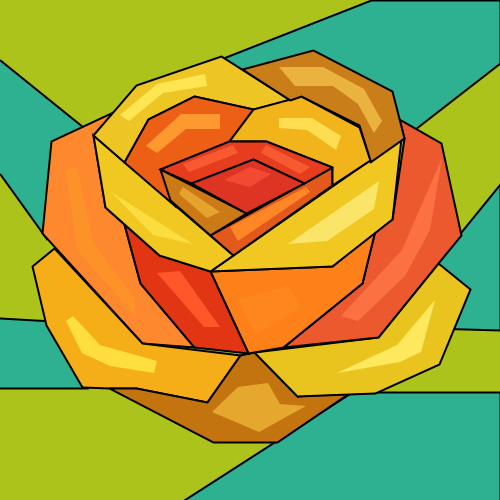
Frame 1 (no input)
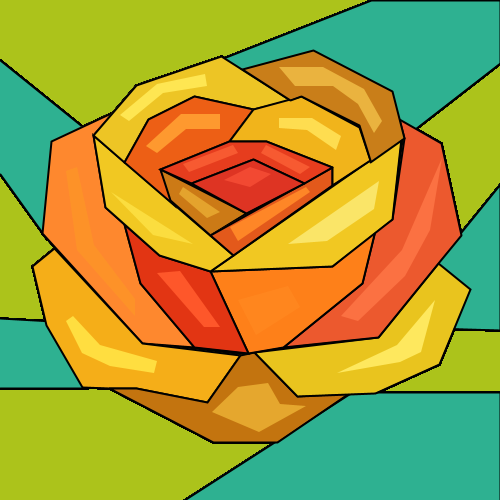
Frame 60 (the mouse pressed at the canvas centre just before this capture)
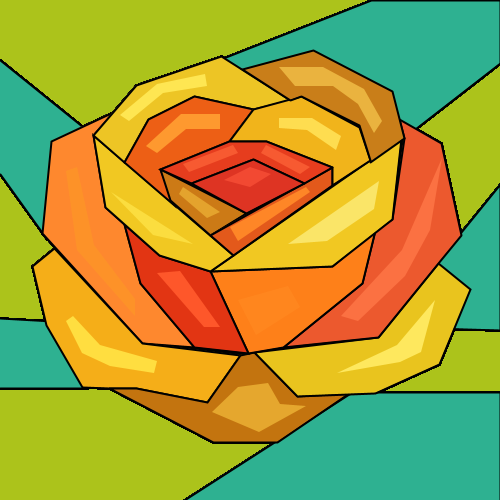
Frame 120 (the mouse held since frame 60 and released just before this capture)

The Processing sketch that drew these frames (run headless with seeded random() and noise(); from frame 60 on, the mouse is pressed at the canvas centre):

// Processing sketch: cuadro_pde
// ── cuadro_pde.pde
void setup() {
size (500,500);
background (172,195,27);

}

void draw (){
  stroke (0,0,0);
  strokeWeight(2);
fill (46,177,145);
beginShape();
vertex(0, 60);
vertex(83, 127);
vertex(46, 238 );
vertex(0, 174);
endShape();

  stroke (0,0,0);
  strokeWeight(2);
fill (46,177,145);
beginShape();
vertex(0, 318);
vertex(70, 322);
vertex(87, 388);
vertex(0, 388);
endShape();

  stroke (0,0,0);
  strokeWeight(2);
fill (46,177,145);
beginShape();
vertex(184, 500);
vertex(352, 392);
vertex(500, 392);
vertex(500, 500);
endShape();

  stroke (0,0,0);
  strokeWeight(2);
fill (46,177,145);
beginShape();
vertex(430, 328);
vertex(435, 264);
vertex(500, 184 );
vertex(500, 330 );
vertex(430, 328); 

endShape();

  stroke (0,0,0);
  strokeWeight(2);
fill (46,177,145);
beginShape();
vertex(406, 136);
vertex(218, 60);
vertex(371, 0 );
vertex(500, 0); 
vertex(500, 63); 
vertex(406, 136);

endShape();



  stroke (0,0,0);
  strokeWeight(2);
fill (254,136,46);
beginShape();
vertex(51, 141);
vertex(113, 112);
vertex(93,135);
vertex(105, 207 );
vertex(124,224 );
vertex(140 ,283 );
vertex(194,347);
vertex(142,343 );
vertex(42,233 );
vertex(51, 141);

endShape();
 

  stroke (0,0,0);
  strokeWeight(2);
fill (245,174,24);
beginShape();
vertex(32, 266);
vertex(54,248 );
vertex(142,343 );
vertex(240,355 );
vertex(207,402 );
vertex(136,388 );
vertex(109,388 );
vertex(82  ,387);
vertex(46, 325);
vertex(32, 266);

endShape();

  stroke (0,0,0);
  strokeWeight(2);
fill (195,116,15);
beginShape();
vertex(109,388 );
vertex(136,388 );
vertex(207,402 );
vertex(240,355 );
vertex(254,352  );
vertex(297,396 );
vertex(349,393 );
vertex(277,442 );
vertex(213,442  );
vertex(109  ,388);


endShape();

  stroke (0,0,0);
  strokeWeight(2);
fill (233,196,30);
beginShape();
vertex(254,352  );
vertex(297,396 );
vertex(375 ,393 );
vertex(439,364 );
vertex(470,289  );
vertex(438,263 );
vertex(378,337  );
vertex(254,352  );

endShape();

  stroke (0,0,0);
  strokeWeight(2);
fill (236,89,46);
beginShape();
vertex(438,263 );
vertex(378,337  );
vertex(283 ,347 );
vertex(362,283 );
vertex(375,230  );
vertex(392,219 );
vertex(404,138  );
vertex(399,119);
vertex(441,143) ;
vertex(461,235);     
vertex(438,263 );

endShape();


  stroke (0,0,0);
  strokeWeight(2);
fill (254,128,25);
beginShape();
vertex(283 ,347 ); 
vertex(362,283 );
vertex(375,230   );
vertex(332,266   );
vertex(210,271   );
vertex(248,353);
vertex(283 ,347 ); 
  

endShape();

  stroke (0,0,0);
  strokeWeight(2);
fill (226,53,19);
beginShape();
vertex(210,271);
vertex(248,353); 
vertex(194,347 );
vertex(140,283);
vertex(124,224);
vertex(159,255 );
vertex(210,271);
  

endShape();

 stroke (0,0,0);
  strokeWeight(2);
fill (241,200,34);
beginShape();
vertex(210,271);
vertex(401,138); 
vertex(392,219 );
vertex(332,266   );
vertex(210,271);

  

endShape(); 

stroke (0,0,0);
  strokeWeight(2);
fill (241,200,34);
beginShape();
vertex(210,271);
vertex(233,255); 
vertex(93,135 );
vertex(105,207   );
vertex(159,255);
vertex(210,271);

  

endShape(); 

stroke (0,0,0);
  strokeWeight(2);
fill (237,197,37);
beginShape();
vertex(93,135 );
vertex(124,162); 
vertex(148,119 );
vertex(194,96);
vertex(253,109);
vertex(290,100);
vertex(221,56);
vertex(136,85);
vertex(93,135 );
  

endShape(); 


stroke (0,0,0);
  strokeWeight(2);
fill (237,95,21);
beginShape();
 
vertex(124,162); 
vertex(148,119 );
vertex(194,96);
vertex(253,109);
vertex(229,141);
vertex(160,169);
vertex(174,205);
vertex(124,162);
  

endShape(); 

stroke (0,0,0);
  strokeWeight(2);
fill (204,122,22);
beginShape();
 
vertex(160,169);
vertex(170,200);
vertex(210,235);
vertex(246,213);
vertex(160,169);


  

endShape(); 

stroke (0,0,0);
  strokeWeight(2);
fill (227,89,27);
beginShape();
 
 
vertex(210,235);
vertex(332,167);
vertex(332,185);
vertex(233,255);
vertex(210,235);

  
endShape(); 

stroke (0,0,0);
  strokeWeight(2);
fill (241,180,27);
beginShape();
 

vertex(332,167);
vertex(332,185);
vertex(370,160);
vertex(359,127);
vertex(301,96);
vertex(253,109);
vertex(229,141);
vertex(266,141);
vertex(332,167);

  

endShape(); 

stroke (0,0,0);
  strokeWeight(2);
fill (230,61,30);
beginShape();
 

vertex(332,167);
vertex(266,141);
vertex(229,141);
vertex(160,169);
vertex(191,183);
vertex(253,159);
vertex(304,183);
vertex(332,167);

  

endShape();

stroke (0,0,0);
  strokeWeight(2);
fill (222,52,35);
beginShape();
 

vertex(304,183);
vertex(253,159); 
vertex(191,183);
vertex(246,213);
vertex(304,183);

endShape(); 

stroke (0,0,0);
  strokeWeight(2);
fill (201,126,25);
beginShape();
 

vertex(370,162);
vertex(404,138);
vertex(392,91);
vertex(313,50);
vertex(242,69);
vertex(290,100);
vertex(301,96);
vertex(359,125);
vertex(370,160);

endShape(); 


  
 noStroke(); 
fill (253,146,40);
beginShape();
vertex(135, 316);
vertex(135, 299);
vertex(94, 245 );
vertex(77, 167); 
vertex(66, 171); 
vertex(77, 250);

endShape();

 noStroke(); 
fill (254,87,42);
beginShape();
vertex(204, 327);
vertex(220, 327);
vertex(180, 271 );
vertex(157, 273); 


endShape();


 noStroke(); 
fill (251,221,63);
beginShape();
vertex(193, 244);
vertex(153, 235);
vertex(111, 192 );



endShape();


 noStroke(); 
fill (254,230,82);
beginShape();
vertex(129, 121);
vertex(120, 115);
vertex(157, 84 );
vertex(205, 74);
vertex(207, 86);
vertex(163, 93 );

endShape();

 noStroke(); 
fill (254,153,47);
beginShape();
vertex(146, 146);
vertex(181, 114);
vertex(220, 114 );
vertex(220, 129);
vertex(186, 129);
vertex(157, 153 );

endShape();

noStroke(); 
fill (254,221,80);
beginShape();
vertex(279, 118);
vertex(279, 128);
vertex(307, 130 );
vertex(336, 150);
vertex(341, 136);
vertex(312, 118 );

endShape();

noStroke(); 
fill (247,90,49);
beginShape();
vertex(261, 153);
vertex(266, 145);
vertex(310, 167 );
vertex(300, 174);


endShape();

noStroke(); 
fill (247,90,49);
beginShape();
vertex(233, 145);
vertex(238, 153);
vertex(189, 172 );
vertex(183, 164);


endShape();

noStroke(); 
fill (242,73,50);
beginShape();
vertex(224, 180);
vertex(250, 187);
vertex(271, 174 );
vertex(250, 167);


endShape();


noStroke(); 
fill (254,134,39);
beginShape();
vertex(238, 241);
vertex(230, 227);
vertex(306, 187 );
vertex(310, 192);


endShape();

noStroke(); 
fill (228,163,45);
beginShape();
vertex(183, 187);
vertex(179, 194);
vertex(207, 218 );
vertex(220, 212);


endShape();

noStroke(); 
fill (250,229,104);
beginShape();
vertex(288, 244);
vertex(327, 241);
vertex(374, 209  );
vertex(379, 181);


endShape();

noStroke(); 
fill (251,113,66);
beginShape();
vertex(341, 316);
vertex(358, 321);
vertex(405, 276);
vertex(430, 230);
vertex(442, 158);
vertex(402, 250);

endShape();

noStroke(); 
fill (255,134,30);
beginShape();
vertex(238, 300);
vertex(256, 335);
vertex(300, 307  );
vertex(288, 286);

endShape();

noStroke(); 
fill (254,232,94);
beginShape();
vertex(337, 373);
vertex(397, 345);
vertex(435, 300);
vertex(421, 352);
vertex(400, 362);


endShape();

noStroke(); 
fill (229,167,46);
beginShape();
vertex(212, 412);
vertex(238, 387);
vertex(268, 383);
vertex(280, 404);
vertex(306, 406);
vertex(259, 432);

endShape();

noStroke(); 
fill (255,222,64);
beginShape();
vertex(82, 353);
vertex(66, 321);
vertex(73, 316);
vertex(100, 345);
vertex(157, 361);
vertex(154, 373);
vertex(110, 366);
endShape();

noStroke(); 
fill (234,179,63);
beginShape();
vertex(279, 67);
vertex(323, 67);
vertex(364, 89);
vertex(382, 121);
vertex(374, 133);
vertex(358, 104);
vertex(333, 86);
vertex(295, 86);

endShape();

  


}
